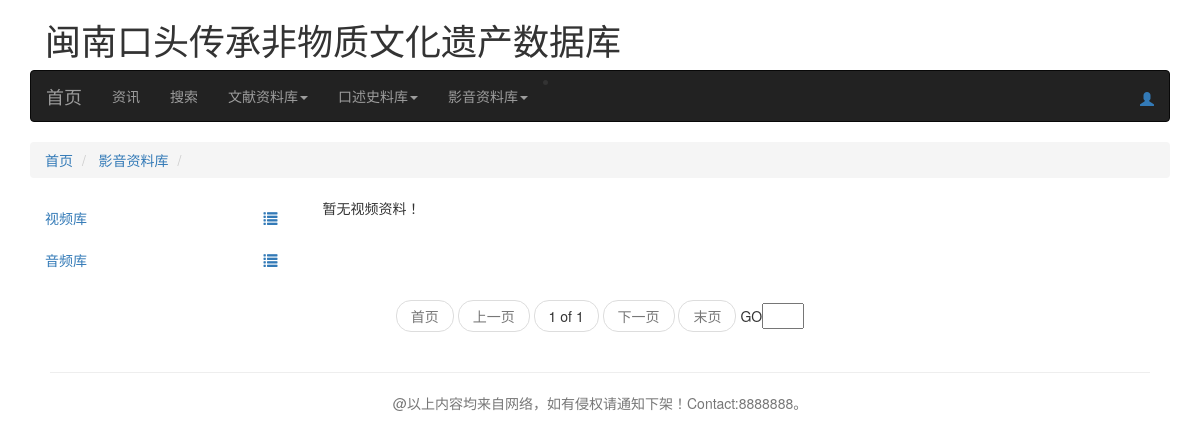
Before: /audiovisual/video/ with the older database file.
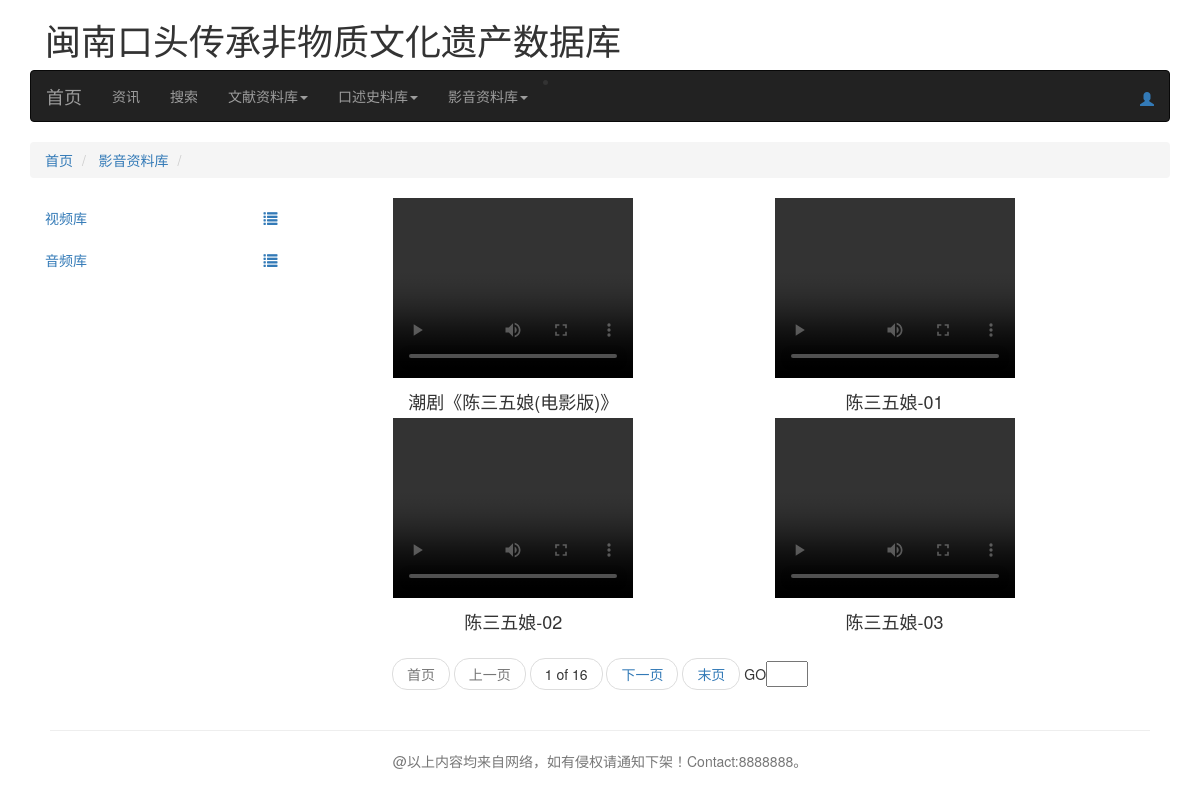
After: the same page with the newer database file.
### AudiovisualDB/models.py (models this page shows, shortened)
class Video(models.Model):#视频数据模型
    TYPE_CHOICE = \
        (
            ('XQ', '戏曲'),
            ('TY', '闽南童谣'),
        )
    TypeOf = models.CharField(max_length=2, choices=TYPE_CHOICE, default='XQ', verbose_name='视频分类')
    Title = models.CharField(max_length=200,verbose_name='视频名称')
    FilePath = models.FileField(upload_to='CON_PAPERS/%Y/%m', verbose_name='上传本地视频文件')
    UpdateTime = models.DateTimeField(auto_now=True)
    class Meta:
        ordering = ['-UpdateTime']
        verbose_name_plural = '视频资源表'
        verbose_name = "视频资源表"

### AudiovisualDB/views.py (the view)
# urls.py: path('video/',video,name='video'),#戏曲文本
def video(request):
    list = Video.objects.all()
    page = request.GET.get('page')
    paginator = Paginator(list, 4)
    try:
        cur_dissertation = paginator.page(page)
    except PageNotAnInteger:
        cur_dissertation = paginator.page(1)
    except EmptyPage:
        cur_dissertation = paginator.page(paginator.num_pages)
    return render(request,'audiovisualdb/video.html',{'cur_dissertation':cur_dissertation,})

### template/audiovisualdb/video.html (shortened to what this page needs)
{% extends "base.html" %}
{% load staticfiles %}
{% block content %}
    <div class="container">
        <div class="row">
            <div>
                <div class="col-sm-12">
                    <ul class="breadcrumb">
				        <li>
					    <a href="{% url 'index' %}">首页</a>
				    </li>
                        <li>
                            <a href="{% url 'AudiovisualDB:audiovisualdb_main' %}">影音资料库</a>
                            </li>
                        <li class="active">
				        </li>
                    </ul>
                </div>
            </div>
            <div>
                <div class="col-sm-3">
                    <ul class="nav nav-pills nav-stacked">
                        <li id="left-navbar">
                            <a href="{% url 'AudiovisualDB:video' %}">视频库
                                <span class="pull-right" style="border:none" data-toggle="collapse" data-parent="#left-navbar" href="#collapseone">
                                    <span class="glyphicon glyphicon-list "></span>
                                </span>
                            </a>
                        </li>
                        <li id="left-navbar-lw">
                            <a href="{% url 'AudiovisualDB:audio' %}">音频库
                                <span class="pull-right" style="border:none" data-toggle="collapse" data-parent="#left-navbar-lw" href="#collapseone-lw">
                                    <span class="glyphicon glyphicon-list "></span>
                                </span>
                            </a>
                        </li>
                    </ul>
                </div>
                <div class="col-sm-9">
                    {% block document_content %}
                        {% for item in cur_dissertation %}
                            <div class="container" style="height: 220px;width:45%;float:left;">
                                <div class="row" style="text-align: center;">
                                     <video width="240" height="180" controls>
                                         <source src="{{ MEDIA_URL }}{{ item.FilePath }}" type="video/mp4">
                                     </video>
                                </div>
                                <div class="row">
                                    <h4 style="text-align: center;margin-bottom: 0px;">{{ item.Title }}</h4>
                                </div>
                            </div>
                        {% empty %}
                            暂无视频资料！
                        {% endfor %}
                    {% endblock %}
                </div>
            </div>
            <div>
                <div class="col-sm-12" >
                    {% block pagediv %}
                        <ul class="pager">
                                {% if cur_dissertation.number == 1 %}
                                    <li class="disabled">
                                        <span>首页</span>
                                    </li>
                                {% else %}
                                    <li>
                                        <a href="?page=1">首页</a>
                                    </li>
                                {% endif %}
                                {% if cur_dissertation.has_previous %}
                                    <li>
                                        <a href="?page={{ cur_dissertation.previous_page_number }}">上一页</a>
                                    </li>
                                {% else %}
                                    <li class="disabled">
                                        <span>上一页</span>
                                    </li>
                                {% endif %}
                                <li>
                                    <span>{{ cur_dissertation.number }}&nbspof&nbsp{{ cur_dissertation.paginator.num_pages }}</span>
                                </li>
                                {% if cur_dissertation.has_next %}
                                    <li>
                                        <a href="?page={{ cur_dissertation.next_page_number }}">下一页</a>
                                    </li>
                                {% else %}
                                    <li class="disabled">
                                        <span>下一页</span>
                                    </li>
                                {% endif %}
                                {% if cur_dissertation.number == cur_dissertation.paginator.num_pages %}
                                    <li class="disabled">
                                        <span>末页</span>
                                    </li>
                                {% else %}
                                    <li>
    	                                <a href="?page={{ cur_dissertation.paginator.num_pages }}">末页</a>
                                    </li>
                                {% endif %}
                                <li>
                                    GO<input type="text" size="2">
                                </li>
                            </ul>
                    {% endblock %}
                </div>
            </div>
        </div>
    </div>
{% endblock %}

### template/base.html (shortened to what this page needs)
{% load staticfiles %}
<!DOCTYPE html>
<html lang="en">
<head>
  <link rel="stylesheet" href="{% static 'css/bootstrap.css' %}">
  <link rel="stylesheet" href="{% static 'css/myself.css' %}">
</head>
  <body>
    {% include "hearder.html" %}
            {% block content %}
            {% endblock %}
    {% include "footer.html" %}
  </body>
</html>

### template/hearder.html (shortened to what this page needs)
  <div class="container">
    <h1 class="container">
      闽南口头传承非物质文化遗产数据库
    </h1>
  </div>
  	<div class="container">
        <div class="row">
  		    <div class="col-lg-12 ">
  			<nav class="navbar navbar-default navbar-inverse " role="navigation" >
  				<div class="navbar-header">
  					 <a class="navbar-brand" href="{% url 'index' %}">首页</a>
  				</div>
  				<div class="collapse navbar-collapse" id="bs-example-navbar-collapse-1">
  					<ul class="nav navbar-nav">
  						<li >
  							 <a href='{% url 'News:news_top' %}'>资讯</a>
  						</li>
                        <li>
                            <a href='{% url 'SearchX:searchx_main' %}'>搜索</a>
                        </li>
                        <li class="dropdown">
  							 <a href="{% url 'DocumentDB:documentdb_main' %}" class="dropdown-toggle" data-toggle="dropdown">文献资料库<strong class="caret"></strong></a>
  						</li>
  						<li class="dropdown">
  							 <a href="{% url 'DictateDB:dictatedb_main' %}" class="dropdown-toggle" data-toggle="dropdown">口述史料库<strong class="caret"></strong></a>
  						</li>
                        <li class="dropdown">
  							 <a href="{% url 'AudiovisualDB:audiovisualdb_main' %}" class="dropdown-toggle" data-toggle="dropdown">影音资料库<strong class="caret"></strong></a>
  						</li>
  					</ul>
                    <li>
  							<div>
                                    <a href="{% url 'managepage' %}">
                                        <span span class="glyphicon glyphicon-user"style="float:right;"></span>
                                    </a>
                            </div>
                    </li>
  				</div>
  			</nav>
  		</div>
        </div>
  	</div>

### template/footer.html
<div class="footer ">
    <hr>
    @以上内容均来自网络，如有侵权请通知下架！Contact:8888888。
</div>

### static/css/myself.css (style rules this page uses)
.footer { margin-top : 20px; padding : 0 50px; color : #777; text-align: center; }

Changed rows visible on the page:
added Video: Title "潮剧《陈三五娘(电影版)》"
added Video: Title "陈三五娘-01"
added Video: Title "陈三五娘-02"
added Video: Title "陈三五娘-03"
Other visible differences:
{{ cur_dissertation.paginator.num_pages }}: "1" → "16"
text no longer shown: "暂无视频资料！"
